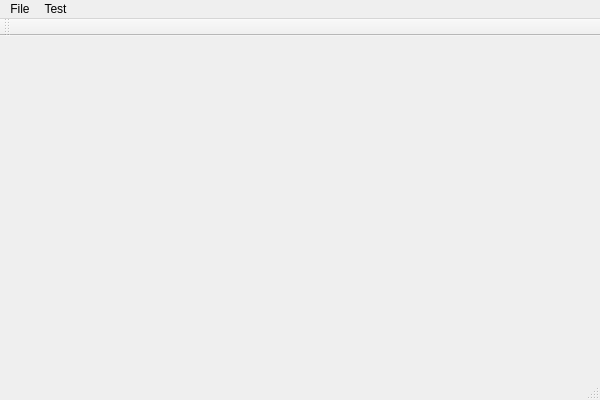
<?xml version="1.0" encoding="UTF-8"?>
<ui version="4.0">
 <class>MainWindowClass</class>
 <widget class="QMainWindow" name="MainWindowClass">
  <property name="geometry">
   <rect>
    <x>0</x>
    <y>0</y>
    <width>600</width>
    <height>400</height>
   </rect>
  </property>
  <property name="windowTitle">
   <string>MainWindow</string>
  </property>
  <widget class="QWidget" name="centralWidget"/>
  <widget class="QMenuBar" name="menuBar">
   <property name="geometry">
    <rect>
     <x>0</x>
     <y>0</y>
     <width>600</width>
     <height>21</height>
    </rect>
   </property>
   <widget class="QMenu" name="menuFile">
    <property name="title">
     <string>File</string>
    </property>
    <addaction name="actionOpenCGAGrammar"/>
    <addaction name="separator"/>
    <addaction name="actionExit"/>
   </widget>
   <widget class="QMenu" name="menuTest">
    <property name="title">
     <string>Test</string>
    </property>
    <addaction name="actionGenerateImages"/>
    <addaction name="actionHoge"/>
   </widget>
   <addaction name="menuFile"/>
   <addaction name="menuTest"/>
  </widget>
  <widget class="QToolBar" name="mainToolBar">
   <attribute name="toolBarArea">
    <enum>TopToolBarArea</enum>
   </attribute>
   <attribute name="toolBarBreak">
    <bool>false</bool>
   </attribute>
  </widget>
  <widget class="QStatusBar" name="statusBar"/>
  <action name="actionOpenCGAGrammar">
   <property name="text">
    <string>Open CGA Grammar</string>
   </property>
   <property name="shortcut">
    <string>Ctrl+O</string>
   </property>
  </action>
  <action name="actionExit">
   <property name="text">
    <string>Exit</string>
   </property>
  </action>
  <action name="actionGenerateImages">
   <property name="text">
    <string>Generate Images</string>
   </property>
  </action>
  <action name="actionHoge">
   <property name="text">
    <string>Hoge</string>
   </property>
  </action>
 </widget>
 <layoutdefault spacing="6" margin="11"/>
 <resources>
  <include location="MainWindow.qrc"/>
 </resources>
 <connections/>
</ui>
